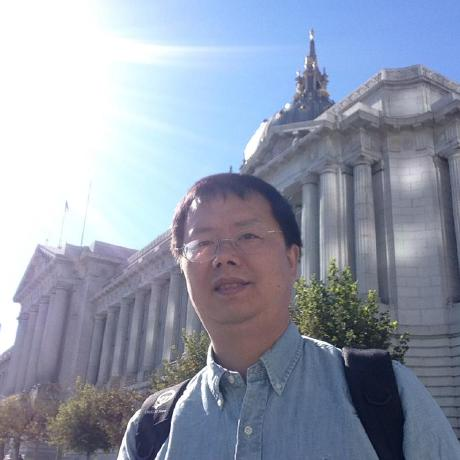
#> input picture python/image/summerfang.jpg, 460 x 460 px
$ python blur.py summerfang.jpg
#> lines starting #> are read from the running program, lines starting #| are printed output that depends on the picture
import cv2
import sys

image = cv2.imread(sys.argv[1])
#> image is the input picture: shape (460, 460, 3); mean B, G, R 172.1, 154.1, 146
gray_image = cv2.cvtColor(image, cv2.COLOR_BGR2GRAY)
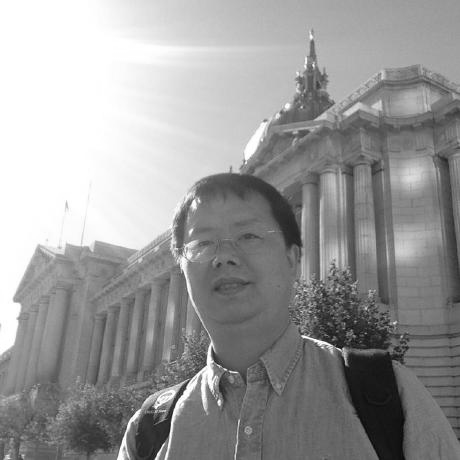
#> gray_image: shape (460, 460); min 7, max 255, mean 153.8
blur_image = cv2.GaussianBlur(image, (7,7), 0)

cv2.imshow("Original Image", image)
cv2.imshow("Gray Image", gray_image)
cv2.imshow("Blur Image", blur_image)

cv2.waitKey(0)
